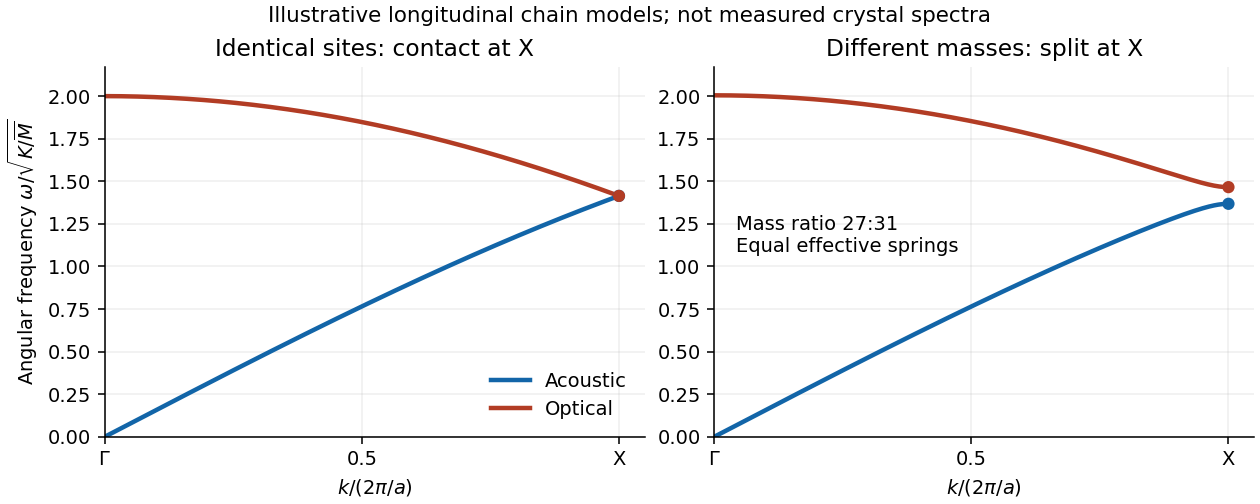

Python code for this plot:
"""Illustrate longitudinal boundary splitting with equal-spring chain models.

Tested with Python 3.14, NumPy 2.3.5 and Matplotlib 3.10.7.
The only output is the same-basename PNG in the current working directory.
"""
from pathlib import Path

import matplotlib
matplotlib.use('Agg')
import matplotlib.pyplot as plt
import numpy as np


def main():
    q = np.linspace(0.0, 1.0, 501)
    fig, axes = plt.subplots(1, 2, figsize=(9.0, 3.6), layout='constrained')
    for ax, masses, title in zip(
        axes,
        ((1.0, 1.0), (27.0 / 29.0, 31.0 / 29.0)),
        ('Identical sites: contact at X', 'Different masses: split at X'),
        strict=True,
    ):
        m1, m2 = masses
        diagonal = 1.0 / m1 + 1.0 / m2
        discriminant = np.maximum(
            diagonal**2 - 4.0 / (m1 * m2) * np.sin(np.pi * q / 2.0)**2,
            0.0,
        )
        acoustic = np.sqrt(np.maximum(diagonal - np.sqrt(discriminant), 0.0))
        optical = np.sqrt(diagonal + np.sqrt(discriminant))
        ax.plot(q, acoustic, color='#1265a8', lw=2.3, label='Acoustic')
        ax.plot(q, optical, color='#b23c24', lw=2.3, label='Optical')
        ax.scatter([1, 1], [acoustic[-1], optical[-1]], s=28, c=['#1265a8', '#b23c24'], zorder=3)
        ax.set(xlim=(0, 1.05), ylim=(0, 2.17), xlabel=r'$k/(2\pi/a)$', title=title)
        ax.set_xticks([0, 0.5, 1], [r'$\Gamma$', '0.5', 'X'])
        ax.grid(alpha=0.2)
        ax.spines[['top', 'right']].set_visible(False)
    axes[0].set_ylabel(r'Angular frequency $\omega/\sqrt{K/\overline{M}}$')
    axes[0].legend(frameon=False, loc='lower right')
    axes[1].text(0.04, 0.5, 'Mass ratio 27:31\nEqual effective springs', transform=axes[1].transAxes, fontsize=10)
    fig.suptitle('Illustrative longitudinal chain models; not measured crystal spectra', fontsize=11)
    fig.savefig(Path.cwd() / Path(__file__).with_suffix('.png').name, dpi=140, facecolor='white', transparent=False)
    plt.close(fig)


if __name__ == '__main__':
    main()
